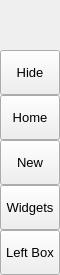
        <widget class="QFrame" name="leftMenuBg">
         <property name="minimumSize">
          <size>
           <width>60</width>
           <height>0</height>
          </size>
         </property>
         <property name="maximumSize">
          <size>
           <width>60</width>
           <height>16777215</height>
          </size>
         </property>
         <property name="frameShape">
          <enum>QFrame::NoFrame</enum>
         </property>
         <property name="frameShadow">
          <enum>QFrame::Raised</enum>
         </property>
         <layout class="QVBoxLayout" name="verticalLayout_3">
          <property name="spacing">
           <number>0</number>
          </property>
          <property name="leftMargin">
           <number>0</number>
          </property>
          <property name="topMargin">
           <number>0</number>
          </property>
          <property name="rightMargin">
           <number>0</number>
          </property>
          <property name="bottomMargin">
           <number>0</number>
          </property>
          <item>
           <widget class="QFrame" name="topLogoInfo">
            <property name="minimumSize">
             <size>
              <width>0</width>
              <height>50</height>
             </size>
            </property>
            <property name="maximumSize">
             <size>
              <width>16777215</width>
              <height>50</height>
             </size>
            </property>
            <property name="frameShape">
             <enum>QFrame::NoFrame</enum>
            </property>
            <property name="frameShadow">
             <enum>QFrame::Raised</enum>
            </property>
            <widget class="QFrame" name="topLogo">
             <property name="geometry">
              <rect>
               <x>10</x>
               <y>5</y>
               <width>42</width>
               <height>42</height>
              </rect>
             </property>
             <property name="minimumSize">
              <size>
               <width>42</width>
               <height>42</height>
              </size>
             </property>
             <property name="maximumSize">
              <size>
               <width>42</width>
               <height>42</height>
              </size>
             </property>
             <property name="frameShape">
              <enum>QFrame::NoFrame</enum>
             </property>
             <property name="frameShadow">
              <enum>QFrame::Raised</enum>
             </property>
            </widget>
            <widget class="QLabel" name="titleLeftApp">
             <property name="geometry">
              <rect>
               <x>70</x>
               <y>8</y>
               <width>160</width>
               <height>20</height>
              </rect>
             </property>
             <property name="font">
              <font>
               <family>Segoe UI Semibold</family>
               <pointsize>12</pointsize>
               <italic>false</italic>
               <bold>false</bold>
              </font>
             </property>
             <property name="text">
              <string>PyDracula</string>
             </property>
             <property name="alignment">
              <set>Qt::AlignLeading|Qt::AlignLeft|Qt::AlignTop</set>
             </property>
            </widget>
            <widget class="QLabel" name="titleLeftDescription">
             <property name="geometry">
              <rect>
               <x>70</x>
               <y>27</y>
               <width>160</width>
               <height>16</height>
              </rect>
             </property>
             <property name="maximumSize">
              <size>
               <width>16777215</width>
               <height>16</height>
              </size>
             </property>
             <property name="font">
              <font>
               <family>Segoe UI</family>
               <pointsize>8</pointsize>
               <italic>false</italic>
               <bold>false</bold>
              </font>
             </property>
             <property name="text">
              <string>Modern GUI / Flat Style</string>
             </property>
             <property name="alignment">
              <set>Qt::AlignLeading|Qt::AlignLeft|Qt::AlignTop</set>
             </property>
            </widget>
           </widget>
          </item>
          <item>
           <widget class="QFrame" name="leftMenuFrame">
            <property name="frameShape">
             <enum>QFrame::NoFrame</enum>
            </property>
            <property name="frameShadow">
             <enum>QFrame::Raised</enum>
            </property>
            <layout class="QVBoxLayout" name="verticalMenuLayout">
             <property name="spacing">
              <number>0</number>
             </property>
             <property name="leftMargin">
              <number>0</number>
             </property>
             <property name="topMargin">
              <number>0</number>
             </property>
             <property name="rightMargin">
              <number>0</number>
             </property>
             <property name="bottomMargin">
              <number>0</number>
             </property>
             <item>
              <widget class="QFrame" name="toggleBox">
               <property name="maximumSize">
                <size>
                 <width>16777215</width>
                 <height>45</height>
                </size>
               </property>
               <property name="frameShape">
                <enum>QFrame::NoFrame</enum>
               </property>
               <property name="frameShadow">
                <enum>QFrame::Raised</enum>
               </property>
               <layout class="QVBoxLayout" name="verticalLayout_4">
                <property name="spacing">
                 <number>0</number>
                </property>
                <property name="leftMargin">
                 <number>0</number>
                </property>
                <property name="topMargin">
                 <number>0</number>
                </property>
                <property name="rightMargin">
                 <number>0</number>
                </property>
                <property name="bottomMargin">
                 <number>0</number>
                </property>
                <item>
                 <widget class="QPushButton" name="toggleButton">
                  <property name="sizePolicy">
                   <sizepolicy hsizetype="Expanding" vsizetype="Fixed">
                    <horstretch>0</horstretch>
                    <verstretch>0</verstretch>
                   </sizepolicy>
                  </property>
                  <property name="minimumSize">
                   <size>
                    <width>0</width>
                    <height>45</height>
                   </size>
                  </property>
                  <property name="font">
                   <font>
                    <family>Segoe UI</family>
                    <pointsize>10</pointsize>
                    <italic>false</italic>
                    <bold>false</bold>
                   </font>
                  </property>
                  <property name="cursor">
                   <cursorShape>PointingHandCursor</cursorShape>
                  </property>
                  <property name="layoutDirection">
                   <enum>Qt::LeftToRight</enum>
                  </property>
                  <property name="styleSheet">
                   <string notr="true">background-image: url(:/icons/images/icons/icon_menu.png);</string>
                  </property>
                  <property name="text">
                   <string>Hide</string>
                  </property>
                 </widget>
                </item>
               </layout>
              </widget>
             </item>
             <item alignment="Qt::AlignTop">
              <widget class="QFrame" name="topMenu">
               <property name="frameShape">
                <enum>QFrame::NoFrame</enum>
               </property>
               <property name="frameShadow">
                <enum>QFrame::Raised</enum>
               </property>
               <layout class="QVBoxLayout" name="verticalLayout_8">
                <property name="spacing">
                 <number>0</number>
                </property>
                <property name="leftMargin">
                 <number>0</number>
                </property>
                <property name="topMargin">
                 <number>0</number>
                </property>
                <property name="rightMargin">
                 <number>0</number>
                </property>
                <property name="bottomMargin">
                 <number>0</number>
                </property>
                <item>
                 <widget class="QPushButton" name="btn_home">
                  <property name="sizePolicy">
                   <sizepolicy hsizetype="Expanding" vsizetype="Fixed">
                    <horstretch>0</horstretch>
                    <verstretch>0</verstretch>
                   </sizepolicy>
                  </property>
                  <property name="minimumSize">
                   <size>
                    <width>0</width>
                    <height>45</height>
                   </size>
                  </property>
                  <property name="font">
                   <font>
                    <family>Segoe UI</family>
                    <pointsize>10</pointsize>
                    <italic>false</italic>
                    <bold>false</bold>
                   </font>
                  </property>
                  <property name="cursor">
                   <cursorShape>PointingHandCursor</cursorShape>
                  </property>
                  <property name="layoutDirection">
                   <enum>Qt::LeftToRight</enum>
                  </property>
                  <property name="styleSheet">
                   <string notr="true">background-image: url(:/icons/images/icons/cil-home.png);</string>
                  </property>
                  <property name="text">
                   <string>Home</string>
                  </property>
                 </widget>
                </item>
                <item>
                 <widget class="QPushButton" name="btn_new">
                  <property name="sizePolicy">
                   <sizepolicy hsizetype="Expanding" vsizetype="Fixed">
                    <horstretch>0</horstretch>
                    <verstretch>0</verstretch>
                   </sizepolicy>
                  </property>
                  <property name="minimumSize">
                   <size>
                    <width>0</width>
                    <height>45</height>
                   </size>
                  </property>
                  <property name="font">
                   <font>
                    <family>Segoe UI</family>
                    <pointsize>10</pointsize>
                    <italic>false</italic>
                    <bold>false</bold>
                   </font>
                  </property>
                  <property name="cursor">
                   <cursorShape>PointingHandCursor</cursorShape>
                  </property>
                  <property name="layoutDirection">
                   <enum>Qt::LeftToRight</enum>
                  </property>
                  <property name="styleSheet">
                   <string notr="true">background-image: url(:/icons/images/icons/cil-file.png);</string>
                  </property>
                  <property name="text">
                   <string>New</string>
                  </property>
                 </widget>
                </item>
                <item>
                 <widget class="QPushButton" name="btn_widgets">
                  <property name="sizePolicy">
                   <sizepolicy hsizetype="Expanding" vsizetype="Fixed">
                    <horstretch>0</horstretch>
                    <verstretch>0</verstretch>
                   </sizepolicy>
                  </property>
                  <property name="minimumSize">
                   <size>
                    <width>0</width>
                    <height>45</height>
                   </size>
                  </property>
                  <property name="font">
                   <font>
                    <family>Segoe UI</family>
                    <pointsize>10</pointsize>
                    <italic>false</italic>
                    <bold>false</bold>
                   </font>
                  </property>
                  <property name="cursor">
                   <cursorShape>PointingHandCursor</cursorShape>
                  </property>
                  <property name="layoutDirection">
                   <enum>Qt::LeftToRight</enum>
                  </property>
                  <property name="styleSheet">
                   <string notr="true">background-image: url(:/icons/images/icons/cil-gamepad.png);</string>
                  </property>
                  <property name="text">
                   <string>Widgets</string>
                  </property>
                 </widget>
                </item>
               </layout>
              </widget>
             </item>
             <item alignment="Qt::AlignBottom">
              <widget class="QFrame" name="bottomMenu">
               <property name="frameShape">
                <enum>QFrame::NoFrame</enum>
               </property>
               <property name="frameShadow">
                <enum>QFrame::Raised</enum>
               </property>
               <layout class="QVBoxLayout" name="verticalLayout_9">
                <property name="spacing">
                 <number>0</number>
                </property>
                <property name="leftMargin">
                 <number>0</number>
                </property>
                <property name="topMargin">
                 <number>0</number>
                </property>
                <property name="rightMargin">
                 <number>0</number>
                </property>
                <property name="bottomMargin">
                 <number>0</number>
                </property>
                <item>
                 <widget class="QPushButton" name="toggleLeftBox">
                  <property name="sizePolicy">
                   <sizepolicy hsizetype="Expanding" vsizetype="Fixed">
                    <horstretch>0</horstretch>
                    <verstretch>0</verstretch>
                   </sizepolicy>
                  </property>
                  <property name="minimumSize">
                   <size>
                    <width>0</width>
                    <height>45</height>
                   </size>
                  </property>
                  <property name="font">
                   <font>
                    <family>Segoe UI</family>
                    <pointsize>10</pointsize>
                    <italic>false</italic>
                    <bold>false</bold>
                   </font>
                  </property>
                  <property name="cursor">
                   <cursorShape>PointingHandCursor</cursorShape>
                  </property>
                  <property name="layoutDirection">
                   <enum>Qt::LeftToRight</enum>
                  </property>
                  <property name="styleSheet">
                   <string notr="true">background-image: url(:/icons/images/icons/icon_settings.png);</string>
                  </property>
                  <property name="text">
                   <string>Left Box</string>
                  </property>
                 </widget>
                </item>
               </layout>
              </widget>
             </item>
            </layout>
           </widget>
          </item>
         </layout>
        </widget>
